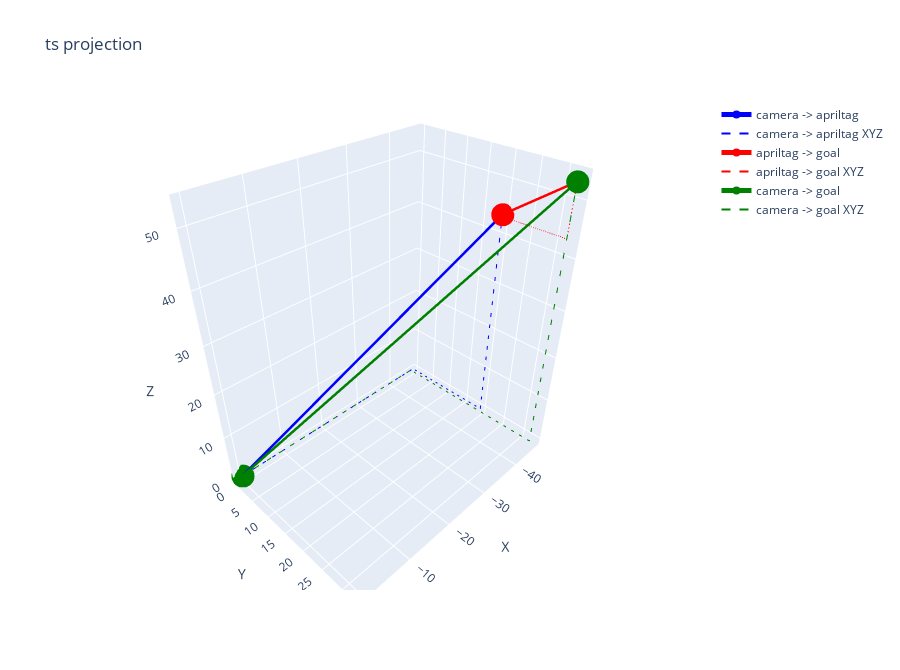

Notebook source saved alongside this figure:
### Code cell
print(projectGoal(67, 67, 41, 0))

### Figure 1 — Plotly figure (JSON) as saved in the notebook; plotly's stock layout.template omitted (floating-point values rounded to 4 significant figures)
{"data": [{"line": {"color": "blue", "width": 5}, "mode": "lines+markers", "name": "camera -> apriltag", "type": "scatter3d", "x": [0, -46.55], "y": [0, 19.76], "z": [0, 43.96]}, {"line": {"color": "blue", "dash": "dash", "width": 2}, "mode": "lines", "name": "camera -> apriltag XYZ", "type": "scatter3d", "x": [0, -46.55, -46.55, -46.55], "y": [0, 0, 19.76, 19.76], "z": [0, 0, 0, 43.96]}, {"line": {"color": "red", "width": 5}, "mode": "lines+markers", "name": "apriltag -> goal", "type": "scatter3d", "x": [-46.55, -45.81], "y": [19.76, 32.73], "z": [43.96, 53.21]}, {"line": {"color": "red", "dash": "dash", "width": 2}, "mode": "lines", "name": "apriltag -> goal XYZ", "type": "scatter3d", "x": [-46.55, -45.81, -45.81, -45.81], "y": [19.76, 19.76, 32.73, 32.73], "z": [43.96, 43.96, 43.96, 53.21]}, {"line": {"color": "green", "width": 5}, "mode": "lines+markers", "name": "camera -> goal", "type": "scatter3d", "x": [0, -45.81], "y": [0, 32.73], "z": [0, 53.21]}, {"line": {"color": "green", "dash": "dash", "width": 2}, "mode": "lines", "name": "camera -> goal XYZ", "type": "scatter3d", "x": [0, -45.81, -45.81, -45.81], "y": [0, 0, 32.73, 32.73], "z": [0, 0, 0, 53.21]}], "layout": {"height": 670, "scene": {"aspectmode": "data", "xaxis": {"title": {"text": "X"}}, "yaxis": {"title": {"text": "Y"}}, "zaxis": {"title": {"text": "Z"}}}, "title": {"text": "ts projection"}}}
